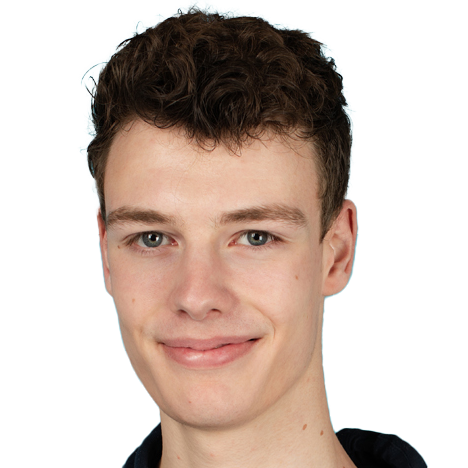
#> input picture roan/assets/RoanHeemstra Hoofd Rembg.png, 468 x 468 px
$ python make-icons.py '../roan/assets/RoanHeemstra Hoofd Rembg.png' ../roan/assets
#> lines starting #> are read from the running program, lines starting #| are printed output that depends on the picture; after the words box and inside, x2 and y2 are one past the last pixel; in counts of white or black regions, pixels touching at a corner belong together
#> in main, source is the input picture: PIL image 468x468 RGBA; mean R, G, B, A 148.7, 166.1, 161.6, 120
#!/usr/bin/env python3
"""Build the app icon set from one square source photo.

The artwork is the user's own picture and it is the icon on every platform; this
script only produces the shapes the platforms expect:

  icon-square.png   1024x1024, the photo exactly as it is. Windows, Linux and
                    Android take this one; Android masks it per launcher.
  icon-macos.png    1024x1024, the photo placed on Apple's icon grid: 824x824 of
                    content centred in the canvas with the standard rounded
                    square (radius 185), corners transparent. The photo is
                    scaled to fit, never cropped.

Run:  python3 scripts/make-icons.py <source-image> [repo-root]
Then: npx tauri icon src-tauri/icons/icon-square.png
      npx tauri icon src-tauri/icons/icon-macos.png -o /tmp/roan-icons-macos
      cp /tmp/roan-icons-macos/icon.icns src-tauri/icons/icon.icns
"""
import sys
from pathlib import Path

from PIL import Image, ImageDraw

CONTENT = 824  # Apple's macOS icon grid: content area inside a 1024 canvas
RADIUS = 185  # the corner radius Apple ships, at 1024
CANVAS = 1024
SS = 4  # supersampling for the rounded corners


def square(source: Image.Image) -> Image.Image:
    """The photo on a 1024 canvas, untouched: scaled only if it is not square."""
    if source.width != source.height:
        side = min(source.width, source.height)
        left = (source.width - side) // 2
        top = (source.height - side) // 2
        source = source.crop((left, top, left + side, top + side))
    return source.convert("RGBA").resize((CANVAS, CANVAS), Image.LANCZOS)


def macos(source: Image.Image) -> Image.Image:
    """The photo inside the standard rounded square, nothing cropped."""
    art = square(source).resize((CONTENT, CONTENT), Image.LANCZOS)
    mask = Image.new("L", (CONTENT * SS, CONTENT * SS), 0)
#> mask: PIL image 3296x3296 L; every value is 0
    ImageDraw.Draw(mask).rounded_rectangle(
        (0, 0, CONTENT * SS - 1, CONTENT * SS - 1), radius=RADIUS * SS, fill=255
    )
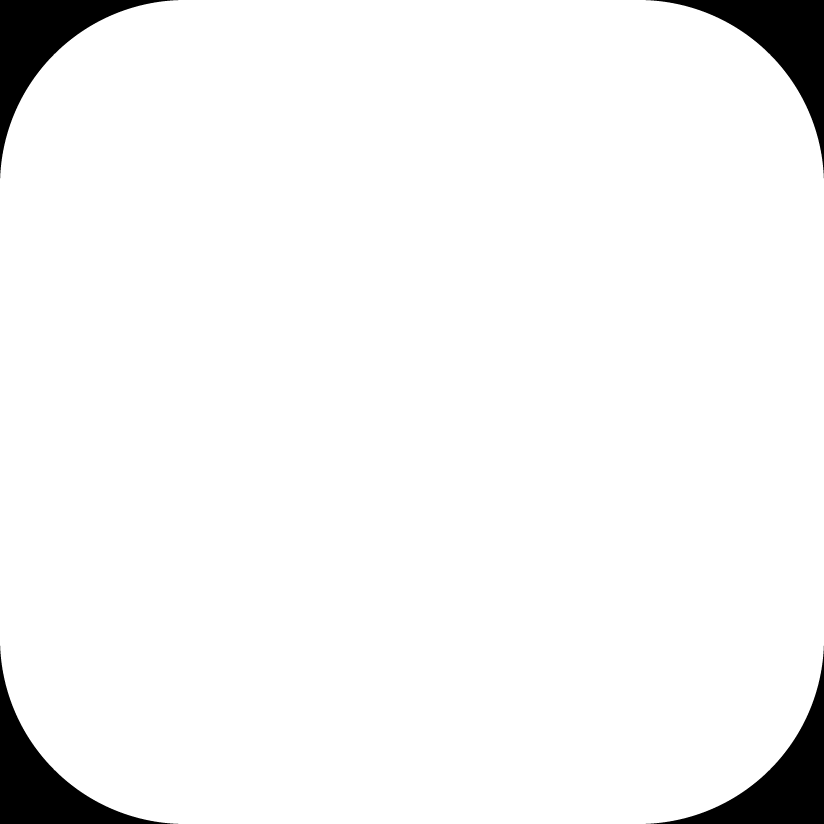
#> mask: PIL image 3296x3296 L (shown at 1/4 size); 95.7% white; 4 black regions, box (x1, y1, x2, y2) and area: (0, 0, 713, 713) 117737, (2583, 0, 3296, 713) 117737, (0, 2583, 713, 3296) 117737, (2583, 2583, 3296, 3296) 117737
    mask = mask.resize((CONTENT, CONTENT), Image.LANCZOS)
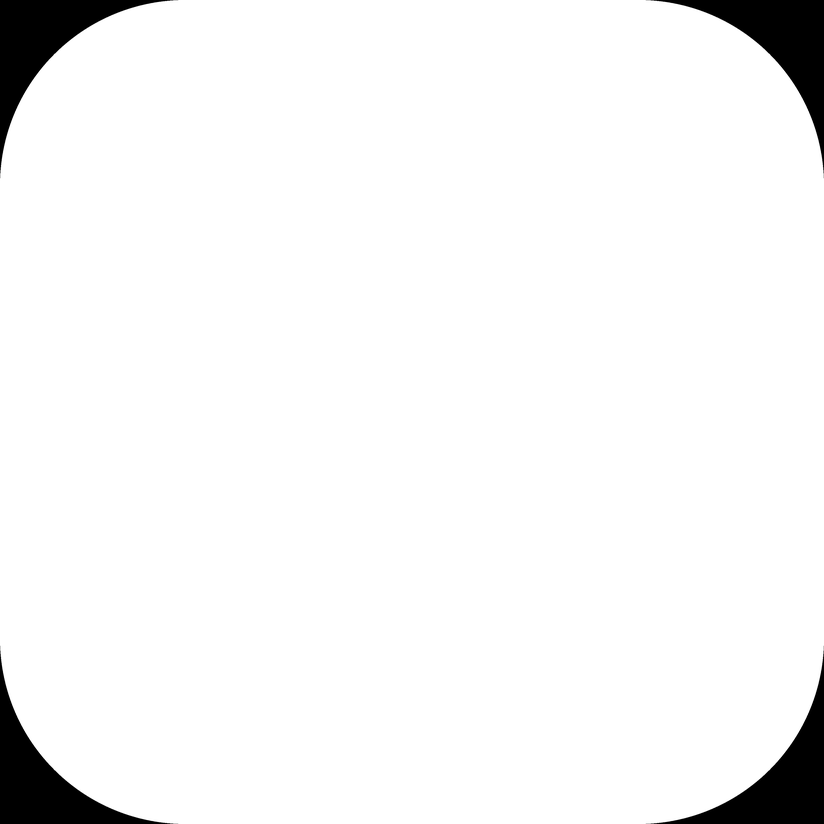
#> mask: PIL image 824x824 L; min 0, max 255, mean 243.9

    canvas = Image.new("RGBA", (CANVAS, CANVAS), (0, 0, 0, 0))
#> canvas: PIL image 1024x1024 RGBA; every value is 0
    offset = (CANVAS - CONTENT) // 2
    canvas.paste(art, (offset, offset), mask)
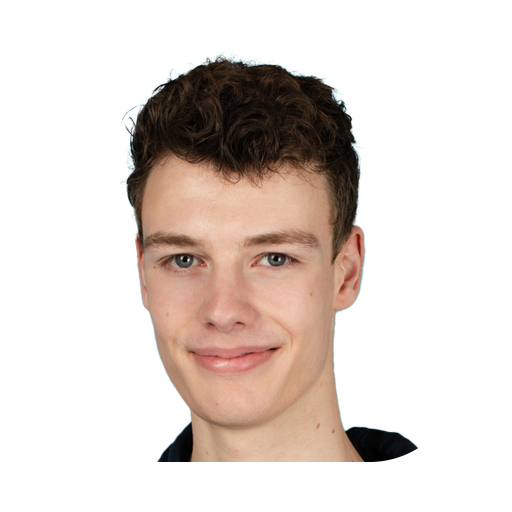
#> canvas: PIL image 1024x1024 RGBA (shown at 1/2 size); mean R, G, B, A 46.3, 37.5, 32.2, 77.4; transparent parts drawn white
    return canvas


def main() -> int:
    if len(sys.argv) < 2:
        print(__doc__)
        return 2
    source = Image.open(sys.argv[1])
    root = Path(sys.argv[2] if len(sys.argv) > 2 else ".").resolve()
    icons = root / "src-tauri" / "icons"
    icons.mkdir(parents=True, exist_ok=True)

    flat = square(source)
    flat.save(icons / "icon-square.png")
    flat.save(icons / "icon-1024.png")
    macos(source).save(icons / "icon-macos.png")
    # 512 for the Linux packaging path that still looks for a plain icon.png
    flat.resize((512, 512), Image.LANCZOS).save(icons / "icon.png")
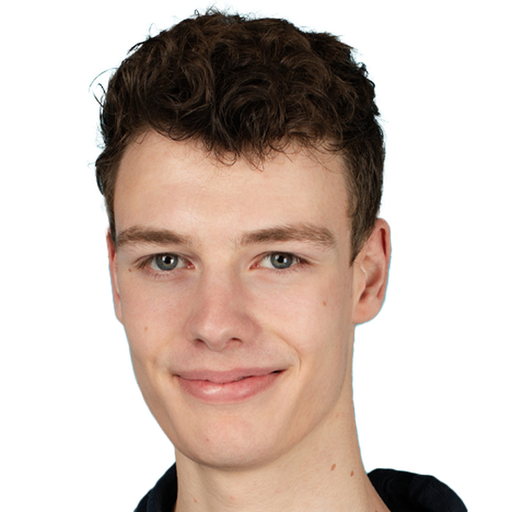
#> saved as icon.png: PIL image 512x512 RGBA; mean R, G, B, A 71.6, 58, 49.7, 120; transparent parts drawn white
    print(f"wrote {icons}/icon-square.png, icon-macos.png, icon-1024.png, icon.png")
    return 0


if __name__ == "__main__":
    raise SystemExit(main())
#> (the program exits here)
